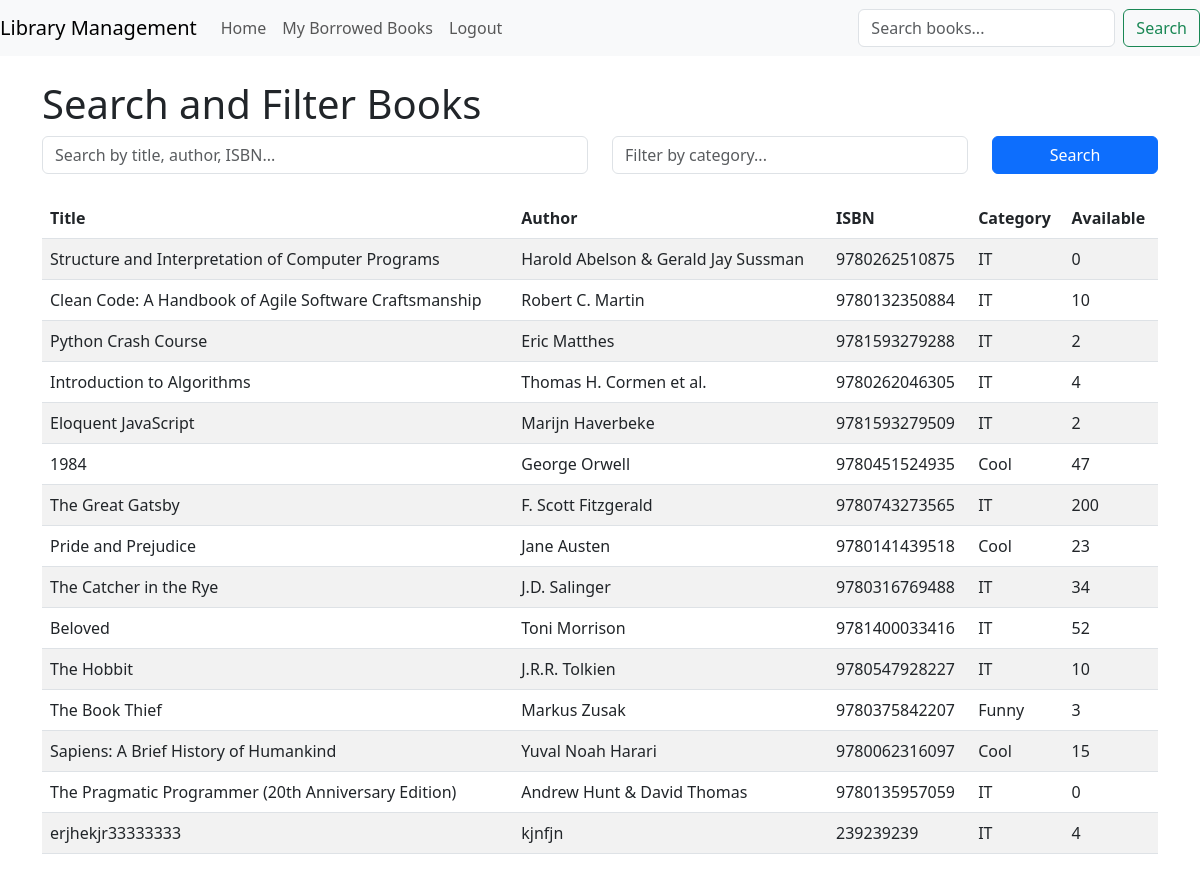
The app's page /search/ (signed in) with its own data.
### books/models.py (models this page shows, shortened)
class Book(models.Model):
    title = models.CharField(max_length=200)
    author = models.CharField(max_length=100)
    isbn = models.CharField(max_length=13, unique=True)
    publisher = models.CharField(max_length=100)
    publication_date = models.DateField()
    quantity = models.PositiveIntegerField(default=1)
    available = models.PositiveIntegerField(default=1)
    reserved_count = models.PositiveIntegerField(default=0)
    category = models.CharField(max_length=50)

### books/views.py (the view, shortened to what this page needs)
# urls.py: path('search/', views.search_books, name='search_books'),
@login_required
def search_books(request):
    query = request.GET.get('q', '').strip()  # Hent søgestrengen
    category = request.GET.get('category', '').strip()  # Hent kategori
    books = Book.objects.all()
    if category:
        books = books.filter(category__icontains=category)
    return render(request, 'books/search_results.html', {
        'books': books,
        'query': query,
        'category': category
    })

### books/context_processors.py (called while the page is built)
def is_librarian(request):
    return {
        'is_librarian': request.user.is_authenticated and request.user.groups.filter(name='Librarian').exists()
    }

### books/templates/books/search_results.html
{% extends 'books/base.html' %}
{% block content %}
<h1 class="mt-4">Search and Filter Books</h1>
<form method="get" action="{% url 'search_books' %}" class="mb-4">
    <div class="row">
        <div class="col-md-6">
            <input type="text" name="q" value="{{ query }}" placeholder="Search by title, author, ISBN..." class="form-control">
        </div>
        <div class="col-md-4">
            <input type="text" name="category" value="{{ category }}" placeholder="Filter by category..." class="form-control">
        </div>
        <div class="col-md-2">
            <button type="submit" class="btn btn-primary w-100">Search</button>
        </div>
    </div>
</form>
{% if books %}
<table class="table table-striped">
    <thead>
        <tr>
            <th>Title</th>
            <th>Author</th>
            <th>ISBN</th>
            <th>Category</th>
            <th>Available</th>
        </tr>
    </thead>
    <tbody>
        {% for book in books %}
        <tr>
            <td>{{ book.title }}</td>
            <td>{{ book.author }}</td>
            <td>{{ book.isbn }}</td>
            <td>{{ book.category }}</td>
            <td>{{ book.available }}</td>
        </tr>
        {% endfor %}
    </tbody>
</table>
{% else %}
<p>No books found matching your search.</p>
{% endif %}
{% endblock %}

### records on screen
Book: title "Structure and Interpretation of Computer Programs", author "Harold Abelson & Gerald Jay Sussman", isbn "9780262510875", category "IT", available "0"
Book: title "Clean Code: A Handbook of Agile Software Craftsmanship", author "Robert C. Martin", isbn "9780132350884", category "IT", available "10"
Book: title "Python Crash Course", author "Eric Matthes", isbn "9781593279288", category "IT", available "2"
Book: title "Introduction to Algorithms", author "Thomas H. Cormen et al.", isbn "9780262046305", category "IT", available "4"
Book: title "Eloquent JavaScript", author "Marijn Haverbeke", isbn "9781593279509", category "IT", available "2"
Book: title "1984", author "George Orwell", isbn "9780451524935", category "Cool", available "47"
Book: title "The Great Gatsby", author "F. Scott Fitzgerald", isbn "9780743273565", category "IT", available "200"
Book: title "Pride and Prejudice", author "Jane Austen", isbn "9780141439518", category "Cool", available "23"
Book: title "The Catcher in the Rye", author "J.D. Salinger", isbn "9780316769488", category "IT", available "34"
Book: title "Beloved", author "Toni Morrison", isbn "9781400033416", category "IT", available "52"
Book: title "The Hobbit", author "J.R.R. Tolkien", isbn "9780547928227", category "IT", available "10"
Book: title "The Book Thief", author "Markus Zusak", isbn "9780375842207", category "Funny", available "3"
Book: title "Sapiens: A Brief History of Humankind", author "Yuval Noah Harari", isbn "9780062316097", category "Cool", available "15"
Book: title "The Pragmatic Programmer (20th Anniversary Edition)", author "Andrew Hunt & David Thomas", isbn "9780135957059", category "IT", available "0"
Book: title "erjhekjr33333333", author "kjnfjn", isbn "239239239", category "IT", available "4"
